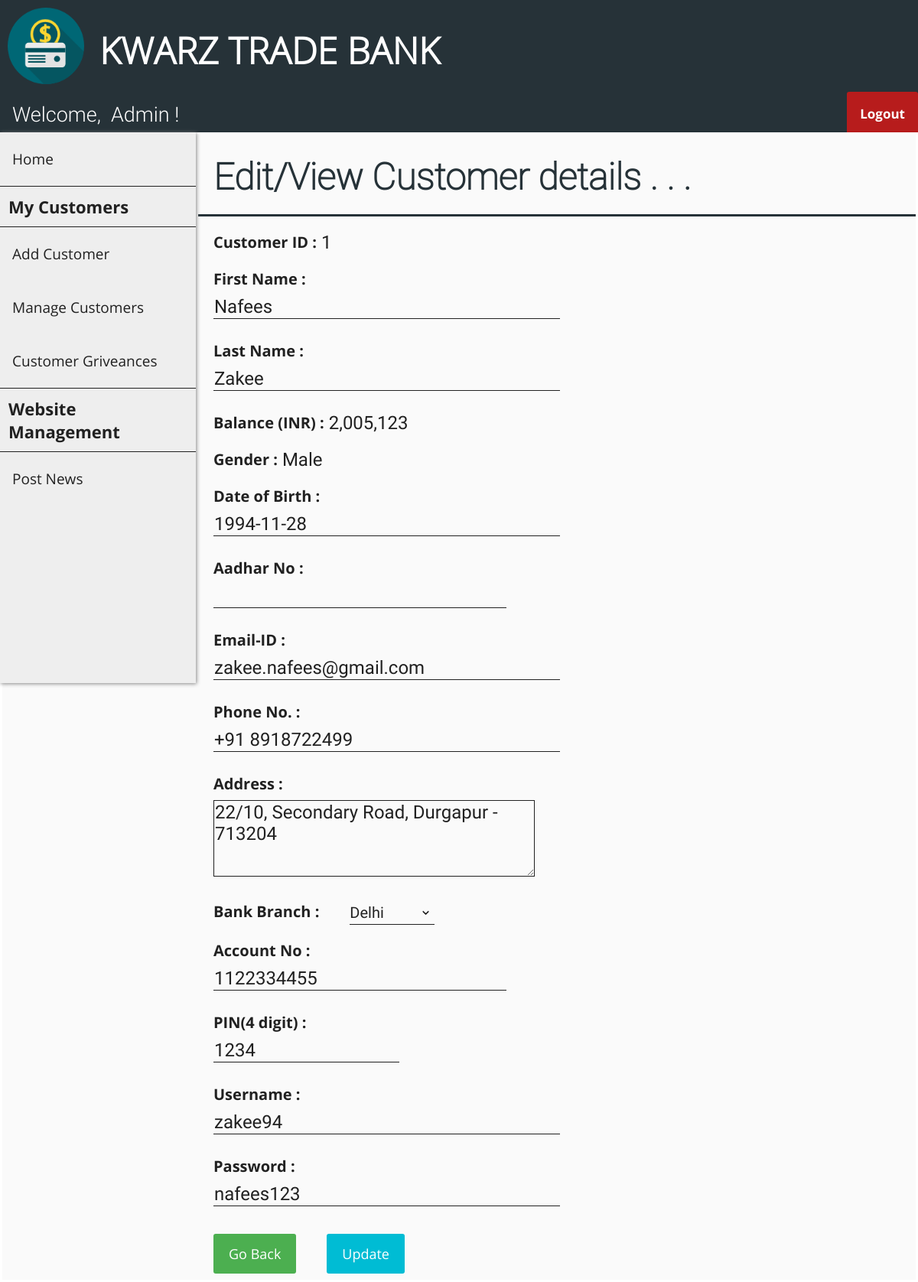
/edit_customer.php?cust_id=1 (signed in), run on the app's committed database.
### tables this page shows
CREATE TABLE `customer` (
  `cust_id` int(11) NOT NULL AUTO_INCREMENT,
  `first_name` varchar(30) DEFAULT NULL,
  `last_name` varchar(30) DEFAULT NULL,
  `gender` varchar(10) DEFAULT NULL,
  `dob` date DEFAULT NULL,
  `nin_no` int(11) DEFAULT NULL,
  `email` varchar(30) DEFAULT NULL,
  `phone_no` varchar(20) DEFAULT NULL,
  `address` varchar(255) DEFAULT NULL,
  `branch` varchar(30) DEFAULT NULL,
  `account_no` int(11) DEFAULT NULL,
  `pin` int(4) DEFAULT NULL,
  `uname` varchar(30) DEFAULT NULL,
  `pwd` varchar(30) DEFAULT NULL,
  PRIMARY KEY (`cust_id`),
  UNIQUE KEY `nin_no` (`nin_no`),
  UNIQUE KEY `email` (`email`),
  UNIQUE KEY `phone_no` (`phone_no`),
  UNIQUE KEY `account_no` (`account_no`),
  UNIQUE KEY `uname` (`uname`)
);

CREATE TABLE `passbook1` (
  `trans_id` int(11) NOT NULL AUTO_INCREMENT,
  `trans_date` datetime DEFAULT NULL,
  `remarks` varchar(255) DEFAULT NULL,
  `debit` int(11) DEFAULT NULL,
  `credit` int(11) DEFAULT NULL,
  `balance` int(11) DEFAULT NULL,
  PRIMARY KEY (`trans_id`)
);

### edit_customer.php (the view, shortened to what this page needs)
<?php
    include "connect.php";
    include "header.php";
    include "user_navbar.php";
    include "admin_sidebar.php";
    $sql0 = "SELECT * FROM customer WHERE cust_id=".$_SESSION['cust_id'];
    $sql1 = "SELECT * FROM passbook".$_SESSION['cust_id']." WHERE trans_id=(
                    SELECT MAX(trans_id) FROM passbook".$_SESSION['cust_id'].")";
    $result0 = $conn->query($sql0);
    $result1 = $conn->query($sql1);
    if ($result0->num_rows > 0) {
        while($row = $result0->fetch_assoc()) {
            $fname = $row["first_name"];
            $lname = $row["last_name"];
            $gender = $row["gender"];
            $dob = $row["dob"];
            $aadhar = $row["aadhar_no"];
            $email = $row["email"];
            $phno = $row["phone_no"];
            $address = $row["address"];
            $branch = $row["branch"];
            $acno = $row["account_no"];
            $pin = $row["pin"];
            $cus_uname = $row["uname"];
            $cus_pwd = $row["pwd"];
        }
    }
    if ($result1->num_rows > 0) {
        while($row = $result1->fetch_assoc()) {
            $balance = $row["balance"];
        }
    }
?>
<!DOCTYPE html>
<html>
<head>
    <link rel="stylesheet" href="customer_add_style.css">
</head>
<body>
    <form class="add_customer_form" action="edit_customer_action.php" method="post">
        <div class="flex-container-form_header">
            <h1 id="form_header">Edit/View Customer details . . .</h1>
        </div>
        <div class="flex-container">
            <div class=container>
                <label>Customer ID : <label id="info_label"> <?php echo $_SESSION['cust_id'] ?> </label></label>
            </div>
        </div>
        <div class="flex-container">
            <div class=container>
                <label>First Name :</label><br>
                <input name="fname" size="30" type="text" value="<?php echo $fname ?>" required />
            </div>
            <div  class=container>
                <label>Last Name :</b></label><br>
                <input name="lname" size="30" type="text" value="<?php echo $lname ?>" required />
            </div>
        </div>
        <div class="flex-container">
            <div class=container>
                <label>Balance (INR) : <label id="info_label"> <?php echo number_format($balance) ?> </label></label>
            </div>
        </div>
        <div class="flex-container">
            <div class=container>
                <label>Gender :
                    <label id="info_label">
                    <?php
                        if ($gender == "male") {echo "Male";}
                        elseif ($gender == "female") {echo "Female";}
                        else {echo "Others";}
                    ?>
            </div>
        </div>
        <div class="flex-container">
            <div class=container>
                <label>Date of Birth :</label><br>
                <input name="dob" size="30" type="text" placeholder="yyyy-mm-dd" value="<?php echo $dob ?>" required />
            </div>
        </div>
        <div class="flex-container">
            <div class=container>
                <label>Aadhar No :</label><br>
                <input name="aadhar" size="25" type="text" value="<?php echo $aadhar ?>" required />
            </div>
        </div>
        <div class="flex-container">
            <div class=container>
                <label>Email-ID :</label><br>
                <input name="email" size="30" type="text" value="<?php echo $email ?>" required />
            </div>
            <div  class=container>
                <label>Phone No. :</b></label><br>
                <input name="phno" size="30" type="text" value="<?php echo $phno ?>" required />
            </div>
        </div>
        <div class="flex-container">
            <div class=container>
                <label>Address :</label><br>
                <textarea name="address" required /><?php echo $address ?></textarea>
            </div>
        </div>
        <div class="flex-container">
            <div class=container>
                <label>Bank Branch :</label>
            </div>
            <div  class=container>
                <select name="branch">
                    <option value="delhi" <?php if ($branch == 'delhi') {?> selected="selected" <?php }?>>Delhi</option>
                </select>
            </div>
        </div>
        <div class="flex-container">
            <div class=container>
                <label>Account No :</label><br>
                <input name="acno" size="25" type="text" value="<?php echo $acno ?>" required />
            </div>
        </div>
        <div class="flex-container">
            <div  class=container>
                <label>PIN(4 digit) :</b></label><br>
                <input name="pin" size="15" type="text" value="<?php echo $pin ?>" required />
            </div>
        </div>
        <div class="flex-container">
            <div class=container>
                <label>Username :</label><br>
                <input name="cus_uname" size="30" type="text" value="<?php echo $cus_uname ?>" required />
            </div>
            <div  class=container>
                <label>Password :</b></label><br>
                <input name="cus_pwd" size="30" type="text" value="<?php echo $cus_pwd ?>" required />
            </div>
        </div>
        <div class="flex-container">
            <div class="container">
                <a href="/manage_customers.php" class="button">Go Back</a>
            </div>
            <div class="container">
                <button type="submit">Update</button>
            </div>
        </div>
    </form>
</body>
</html>

### header_style.css (style rules this page uses)
body { margin: 0; padding: 0; background-color: #FAFAFA; }
h1 { font-family: OpenSans-Light; color: white; font-size: 3rem; line-height: 3rem; margin-top: calc((1.5rem - 2rem) + 2.5rem); margin-bottom: 1.5rem; }

### customer_add_style.css (style rules this page uses)
.flex-container { display: -webkit-flex; display: flex; margin-left: 256px; width: auto; height: auto; -webkit-flex-wrap: wrap; flex-wrap: wrap; background-color: #FAFAFA; }
.flex-container-form_header { display: -webkit-flex; display: flex; margin-left: 256px; width: auto; height: auto; background-color: #FAFAFA; border-bottom: 3px solid #263238; }
h1[id="form_header"] { margin-left: 20px; font-family: Roboto-Thin; color: #263238; }
form { border: 3px solid white; width: inherit; margin-left: 0px; }
label { display: block; float: left; color: #212121; font-family: OpenSans-Bold; font-size: 20px; }
label[id="info_label"] { display: block; float: right; margin-left: 6px; font-family: Roboto-Regular; color: #212121; font-size: 24px; }
input[type=text], input[type=password] { font-family: Roboto-Regular; color: #212121; font-size: 24px; width: auto; margin: 8px 0; padding: 1px 1px; border: 0; border-bottom: 1px solid #212121; box-sizing: border-box; background-color: transparent; }
.container { margin-top: 20px; margin-left: 20px; margin-right: 20px; float: left; display: inline-block; }
textarea { font-family: Roboto-Regular; color: #212121; font-size: 24px; height: 100px; width:35vw; max-width: 720px; min-width: 240px; margin: 8px 0; padding: 1px 1px; border: 0; border: 1px solid #212121; box-sizing: border-box; background-color: transparent; }
select { font-family: Roboto-Regular; color: #212121; font-size: 20px; background: url("images/down_arrow.png") 96% / 15% no-repeat #eee; -webkit-appearance: none; -moz-appearance: none; background-color: transparent; width: 130%; padding: 4px 0; border: none; border-bottom: 1px solid #212121; }
button { font-family: OpenSans-Regular; font-size: 18px; background-color: #00BCD4; color: white; padding: 14px 20px; margin: 8px 0; border: none; cursor: pointer; width: 100%; border-radius: 3px; }
.button { background-color: #4CAF50; border: none; color: white; font-family: OpenSans-Regular; font-size: 18px; padding: 14px 20px; margin: 8px 0; text-align: center; text-decoration: none; display: inline-block; border-radius: 3px; cursor: pointer; }

### data on the page
customer: fname "Nafees", lname "Zakee", dob "1994-11-28", email "zakee.nafees@gmail.com", phno "+91 8918722499", address "22/10, Secondary Road, Durgapur - 713204", branch "Delhi", acno "1122334455", pin "1234", cus_uname "zakee94", cus_pwd "nafees123"
passbook1: balance "2,005,123"

### other printed values
$_SESSION['cust_id'] "1"
